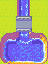

The image is a tile-based game level rendered from a .tmx file. Its description and complete source (layers, tilesets, objects, tile grids) follow:
An orthogonal 3x4 tile map with 16x16 px tiles, 1 tile layer (Tile Layer 1).

<map version="1.5" tiledversion="1.7.2" orientation="orthogonal" renderorder="right-down" width="3" height="4" tilewidth="16" tileheight="16" infinite="0" nextlayerid="2" nextobjectid="1">
 <tileset firstgid="1" name="aw2.png" tilewidth="16" tileheight="16" tilecount="512" columns="32">
  <image source="aw2.png" trans="ffffff" width="512" height="256" />
 </tileset>
 <layer id="1" name="Tile Layer 1" width="3" height="4">
  <data>
   <tile gid="2" />
   <tile gid="25" />
   <tile gid="2" />
   <tile gid="2" />
   <tile gid="20" />
   <tile gid="2" />
   <tile gid="76" />
   <tile gid="285" />
   <tile gid="74" />
   <tile gid="44" />
   <tile gid="11" />
   <tile gid="42" />
  </data>
 </layer>
</map>
